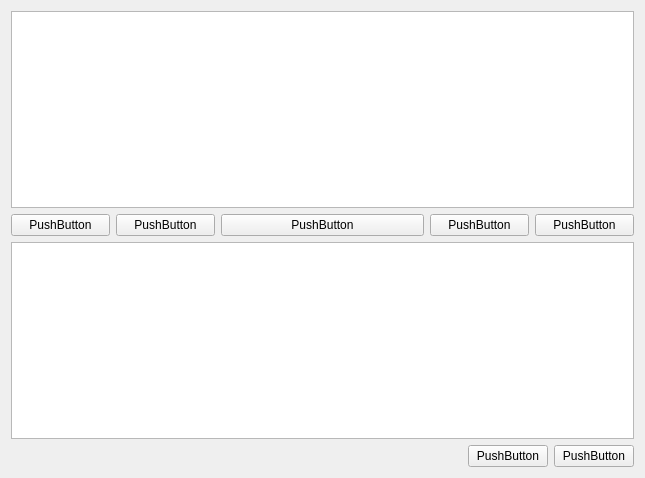
<?xml version="1.0" encoding="UTF-8"?>
<ui version="4.0">
 <class>ChooseModsWindow</class>
 <widget class="QWidget" name="ChooseModsWindow">
  <property name="geometry">
   <rect>
    <x>0</x>
    <y>0</y>
    <width>645</width>
    <height>478</height>
   </rect>
  </property>
  <property name="windowTitle">
   <string>ChooseModsWindow</string>
  </property>
  <layout class="QVBoxLayout" name="verticalLayout">
   <item>
    <widget class="QListView" name="listViewEnabled"/>
   </item>
   <item>
    <layout class="QHBoxLayout" name="horizontalLayout">
     <item>
      <layout class="QHBoxLayout" name="horizontalLayout_2">
       <item>
        <layout class="QHBoxLayout" name="horizontalLayout_4">
         <item>
          <widget class="QPushButton" name="setEnabledButton">
           <property name="text">
            <string>PushButton</string>
           </property>
          </widget>
         </item>
         <item>
          <widget class="QPushButton" name="enableAllButton">
           <property name="text">
            <string>PushButton</string>
           </property>
          </widget>
         </item>
        </layout>
       </item>
       <item>
        <widget class="QPushButton" name="deleteModButton">
         <property name="text">
          <string>PushButton</string>
         </property>
        </widget>
       </item>
       <item>
        <layout class="QHBoxLayout" name="horizontalLayout_3">
         <item>
          <widget class="QPushButton" name="disableAllButton">
           <property name="text">
            <string>PushButton</string>
           </property>
          </widget>
         </item>
         <item>
          <widget class="QPushButton" name="setDisabledButton">
           <property name="text">
            <string>PushButton</string>
           </property>
          </widget>
         </item>
        </layout>
       </item>
      </layout>
     </item>
    </layout>
   </item>
   <item>
    <widget class="QListView" name="listViewDisabled"/>
   </item>
   <item>
    <layout class="QHBoxLayout" name="horizontalLayout_5">
     <item>
      <spacer name="horizontalSpacer">
       <property name="orientation">
        <enum>Qt::Horizontal</enum>
       </property>
       <property name="sizeHint" stdset="0">
        <size>
         <width>40</width>
         <height>20</height>
        </size>
       </property>
      </spacer>
     </item>
     <item>
      <widget class="QPushButton" name="resetConfigButton">
       <property name="text">
        <string>PushButton</string>
       </property>
      </widget>
     </item>
     <item>
      <widget class="QPushButton" name="validateButton">
       <property name="text">
        <string>PushButton</string>
       </property>
      </widget>
     </item>
    </layout>
   </item>
  </layout>
 </widget>
 <resources/>
 <connections/>
</ui>
